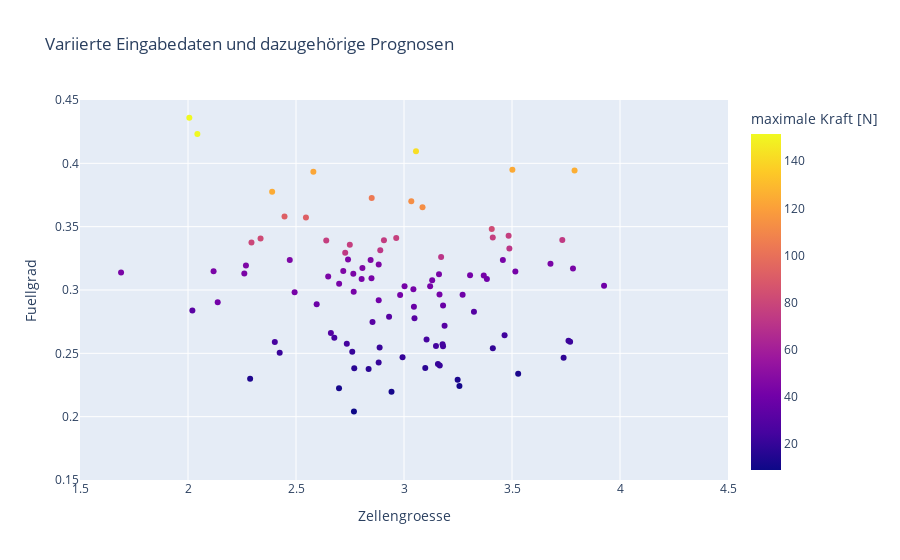

The cell this chart's notebook holds for it:
### Markdown cell above
### Schritt 4: Training eines Ersatzmodells

Häufig wird ein lineares Regressionsmodell oder ein Entscheidungsbaum verwendet,
um ein lokal interpretierbares Modell zu erzeugen, dass das ursprüngliche
KI-Modell erklärt. Wir werfen mit Hilfe eines Streudiagramms (Scatterplot) einen
kurzen Blick auf die variierten Eingabedaten und die vom KI-Modell
prognostizierten Ausgabedaten (maximale Kräfte). Auf der x-Achse tragen wir die
Zellengrößen ein und auf der y-Achse die Füllgrade der variierten Bauteile.
Durch die Farbe kennzeichen wir die prognostizierten maximalen Kräfte.

### Code cell
fig = px.scatter( eingabedaten, x='Zellengroesse', y='Fuellgrad', color=ausgabedaten,
    title='Variierte Eingabedaten und dazugehörige Prognosen', 
    labels={'color': 'maximale Kraft [N]'}
)
fig.update_layout(xaxis_range=[1.5, 4.5], yaxis_range=[0.15,0.45])

fig.show()
